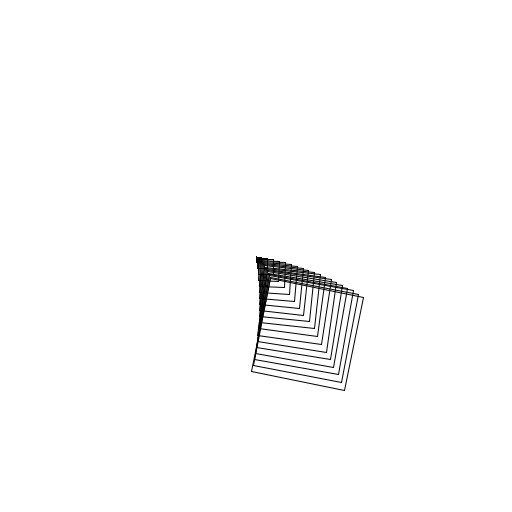
Frame 1 (no input)
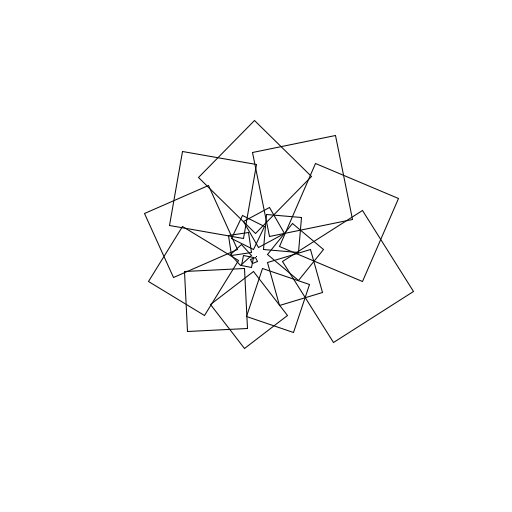
Frame 60 (the mouse pressed at the canvas centre just before this capture)
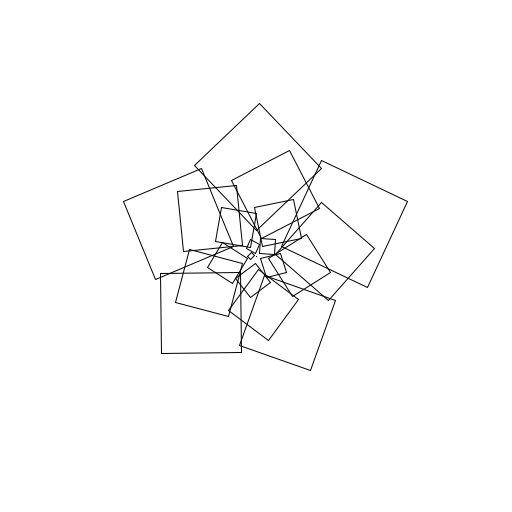
Frame 120 (the mouse held since frame 60 and released just before this capture)

The Processing sketch that drew these frames (run headless with seeded random() and noise(); from frame 60 on, the mouse is pressed at the canvas centre):

// Processing sketch: basicRotation
// ── basicRotation.pde
//The MIT License (MIT) - See Licence.txt for details

//Copyright (c) 2013 Mick Grierson, Matthew Yee-King, Marco Gillies

/*
This doesn't use any trigonometry (no sin, cos or tan stuff, and no PI), but has a very similar affect.
 It uses a value I've called 'time' to keep things moving round. Have a play with it. 
 */


float time = 0.0; /* This is going to function as a clock. We'll update it with a value every time a frame gets drawn*/

void setup() {
  size(512, 512);/* setup the size */
  frameRate(25);/* This sets the current frameRate */
}

void draw() {/* this does the drawing once per frame */
  background(255); /* clear the screen with white */
  translate(width*0.5, height*0.5); /* translate all the drawing to the middle of the screen */
  noFill(); /*stop the computer filling in shapes*/
  time=time+0.01; /* update the value in the variable 'time'. This means that we add 1 to 'time' every frame */
  for (int i = 0;i < 20; i++) { /* this for loop organises the drawing. It will do the drawing 20 times (between 0 and 19)  */
    rotate(time); /* rotate the coordinate system a bit */
    rect(i, i, i*5, i*5); /* this is the actual drawing.
     This says 'Draw a line, starting from i,i (x and y location), and being of size i*5 in both width and depth
     because it's in a for loop, it gets 'called' (used) 20 times, with a different value for 'i' each time */
  }
}
